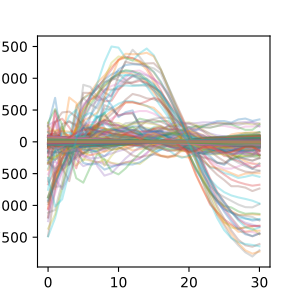

The Python source for this figure:
# This next process is not always necessary, but is convenient to know. It simply shifts the mean
# of each array in the references to center along the 0 axis.

ref_data = proc.Features.center(ref_data)

# Make sure all reference data has valid keys
# In this step, we use the `shared` function by passing all the datasets we will will use
# to ensure no feature keys are missing. This requires a dictionary to map each feature correctly

ref_data, tar_data = proc.Features.shared(ref_data, raw_t)

# Generate weights from the segmented data
# One of the most important steps for many use cases is the automatic weighting of multiple features.
# The `gen_weights` function takes a list of reference datasets and finds the features that match
# best among all of the references.  It then normalizes all the results from 0 to 1.
# This is important to note, as it means some features will not be used.
# If all of your features are necessary or should be used, this function should be skipped.

weights = proc.Features.gen_weights(ref_data)

# Finally, the last step of pre-processing is to get which params to use and limit to specific ones.
# In this example, we take only the top 20 features, limit to the normalized score of 0.8, and pass
# an empty list, which means we use all available features.  If there was a list of features
# that you wanted to include, passing this key list of strings would be possible.

weight_dict = proc.Features.meaningful(weights, limit=0.8, top=20, include_keys=[])

# Now we can take a look at the reference data that we will use for segmentation.
# This data has also been centered (a few steps before)

plt_r = np.asarray( [ x for y in ref_data for x in y.values()  ]  ).T
plt.figure(figsize=(3,3))  # doctest: +SKIP
plt.plot(plt_r,alpha=0.3)  # doctest: +SKIP
plt.show()  # doctest: +SKIP
